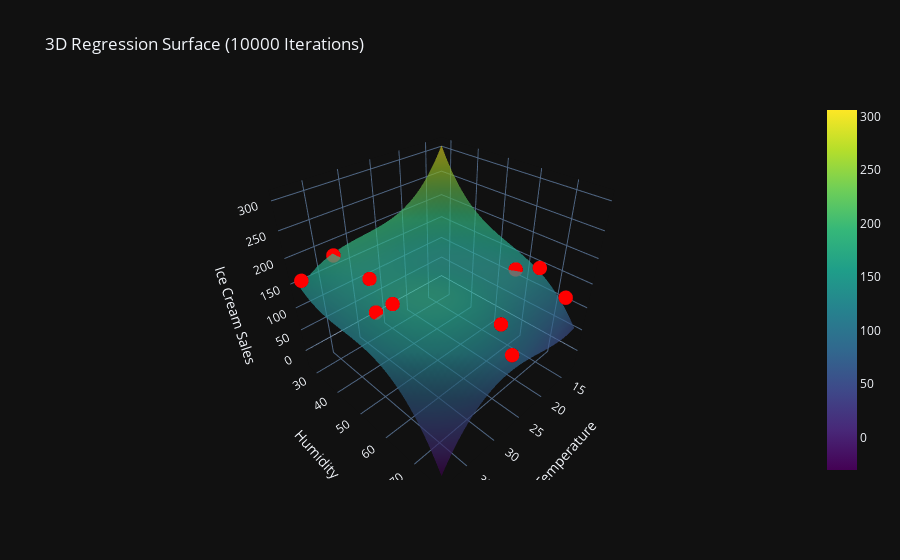

Notebook code cell kept with this figure:
### Code cell
# 绘制在迭代1000次的模型
fig_10000 = create_surface_plot(w_10000, b_10000, '3D Regression Surface (10000 Iterations)')
fig_10000.show()

### Figure 1 — Plotly figure (JSON) as saved in the notebook; plotly's stock layout.template omitted (floating-point values rounded to 4 significant figures; data arrays with more than 128 entries replaced by an {"elided": "..."} marker saying what was removed)
{"data": [{"colorscale": [[0.0, "#440154"], [0.1111, "#482878"], [0.2222, "#3e4989"], [0.3333, "#31688e"], [0.4444, "#26828e"], [0.5556, "#1f9e89"], [0.6667, "#35b779"], [0.7778, "#6ece58"], [0.8889, "#b5de2b"], [1.0, "#fde725"]], "opacity": 0.7, "x": {"elided": "50x50 float values"}, "y": {"elided": "50x50 float values"}, "z": {"elided": "50x50 float values"}, "type": "surface"}, {"marker": {"color": "red", "size": 5}, "mode": "markers", "x": [32.93, 27.12, 13.12, 14.94, 26.61, 32.29, 38.4, 35.33, 33.87, 12.59], "y": [27.84, 77.13, 73.55, 59.84, 72.74, 40.9, 29.27, 50.49, 53.16, 64.25], "z": [175.8, 115.0, 113.1, 139.9, 152.5, 165.2, 161.8, 153.6, 169.3, 142.6], "type": "scatter3d"}], "layout": {"scene": {"xaxis": {"title": {"text": "Temperature"}}, "yaxis": {"title": {"text": "Humidity"}}, "zaxis": {"title": {"text": "Ice Cream Sales"}}}, "title": {"text": "3D Regression Surface (10000 Iterations)"}}}
